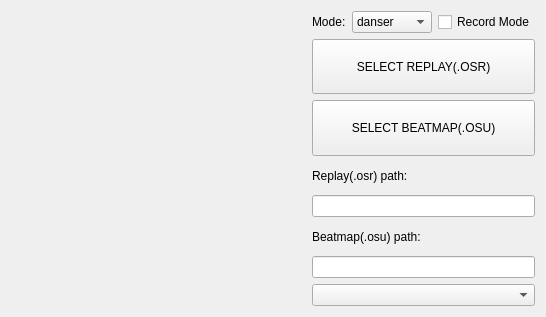
      <widget class="QWidget" name="generalTab">
       <property name="whatsThis">
        <string/>
       </property>
       <attribute name="title">
        <string>General</string>
       </attribute>
       <layout class="QGridLayout" name="gridLayout_10">
        <item row="0" column="0">
         <layout class="QHBoxLayout" name="generalHorizontalLayout" stretch="1,1">
          <item>
           <layout class="QGridLayout" name="startLayout">
            <property name="leftMargin">
             <number>10</number>
            </property>
            <property name="topMargin">
             <number>10</number>
            </property>
            <property name="rightMargin">
             <number>10</number>
            </property>
            <property name="bottomMargin">
             <number>10</number>
            </property>
            <item row="0" column="0">
             <widget class="QClickedLabel" name="startLogo">
              <property name="minimumSize">
               <size>
                <width>275</width>
                <height>275</height>
               </size>
              </property>
              <property name="toolTip">
               <string>Click it and start task!</string>
              </property>
              <property name="autoFillBackground">
               <bool>false</bool>
              </property>
              <property name="styleSheet">
               <string notr="true">background: transparent</string>
              </property>
              <property name="text">
               <string/>
              </property>
             </widget>
            </item>
           </layout>
          </item>
          <item>
           <layout class="QVBoxLayout" name="generalSettingVerticalLayout">
            <item>
             <layout class="QHBoxLayout" name="danserModeAndisRecordHorizontalLayout">
              <item>
               <layout class="QFormLayout" name="danserModeFormLayout">
                <item row="0" column="0">
                 <widget class="QLabel" name="danserModeLabel">
                  <property name="text">
                   <string>Mode:</string>
                  </property>
                 </widget>
                </item>
                <item row="0" column="1">
                 <widget class="QComboBox" name="danserModeComboBox">
                  <item>
                   <property name="text">
                    <string notr="true">danser</string>
                   </property>
                  </item>
                  <item>
                   <property name="text">
                    <string notr="true">knockout</string>
                   </property>
                  </item>
                  <item>
                   <property name="text">
                    <string notr="true">play</string>
                   </property>
                  </item>
                  <item>
                   <property name="text">
                    <string notr="true">replay</string>
                   </property>
                  </item>
                 </widget>
                </item>
               </layout>
              </item>
              <item>
               <widget class="QCheckBox" name="isRecordCheckBox">
                <property name="toolTip">
                 <string>realtime preview or generate recording</string>
                </property>
                <property name="text">
                 <string>Record Mode</string>
                </property>
               </widget>
              </item>
             </layout>
            </item>
            <item>
             <widget class="QPushButton" name="osrSelectButton">
              <property name="sizePolicy">
               <sizepolicy hsizetype="Expanding" vsizetype="Expanding">
                <horstretch>0</horstretch>
                <verstretch>0</verstretch>
               </sizepolicy>
              </property>
              <property name="text">
               <string>SELECT REPLAY(.OSR)</string>
              </property>
             </widget>
            </item>
            <item>
             <widget class="QPushButton" name="osuSelectButton">
              <property name="sizePolicy">
               <sizepolicy hsizetype="Expanding" vsizetype="Expanding">
                <horstretch>0</horstretch>
                <verstretch>0</verstretch>
               </sizepolicy>
              </property>
              <property name="text">
               <string>SELECT BEATMAP(.OSU)</string>
              </property>
             </widget>
            </item>
            <item>
             <layout class="QVBoxLayout" name="replayPathVerticalLayout" stretch="1,1">
              <item>
               <widget class="QLabel" name="osrPathLabel">
                <property name="text">
                 <string>Replay(.osr) path:</string>
                </property>
               </widget>
              </item>
              <item>
               <widget class="QClickedLineEdit" name="osrPathLineEdit">
                <property name="readOnly">
                 <bool>true</bool>
                </property>
               </widget>
              </item>
             </layout>
            </item>
            <item>
             <layout class="QVBoxLayout" name="beatmapPathVerticalLayout" stretch="1,1">
              <item>
               <widget class="QLabel" name="osuPathLabel">
                <property name="text">
                 <string>Beatmap(.osu) path:</string>
                </property>
               </widget>
              </item>
              <item>
               <widget class="QClickedLineEdit" name="osuPathLineEdit">
                <property name="readOnly">
                 <bool>true</bool>
                </property>
               </widget>
              </item>
             </layout>
            </item>
            <item>
             <widget class="QComboBox" name="skinsComboBox"/>
            </item>
           </layout>
          </item>
         </layout>
        </item>
       </layout>
      </widget>
